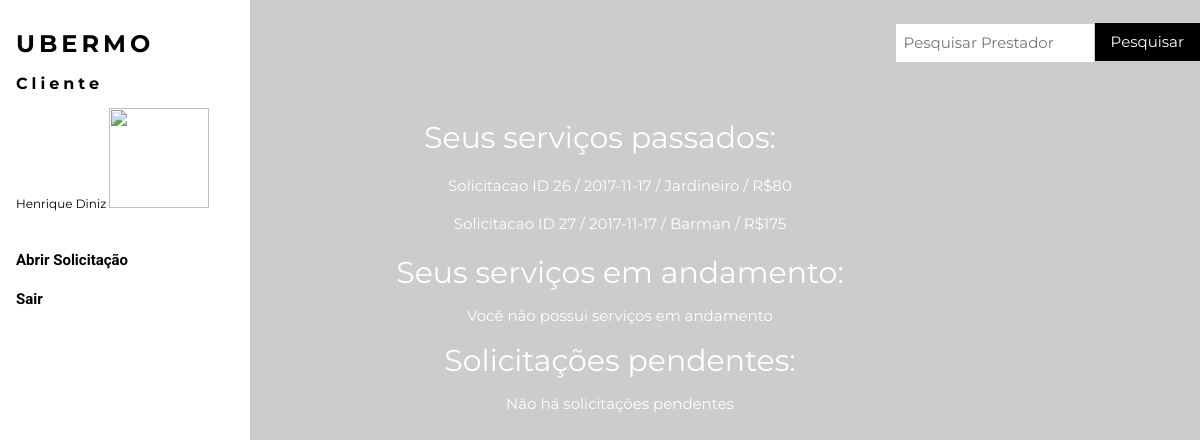
The app's page /upload.php (signed in) with its own data.
### tables this page shows
CREATE TABLE IF NOT EXISTS `solicitacao` (
  `idsolicitacao` int(11) NOT NULL AUTO_INCREMENT,
  `idcliente` int(11) NOT NULL,
  `nomeservico` varchar(100) NOT NULL,
  `idprestador` int(11) NOT NULL,
  `endereco` int(11) NOT NULL,
  `valor` float NOT NULL,
  `notaprocliente` int(11) NOT NULL,
  `notaproprestador` int(11) NOT NULL,
  `comcliente` varchar(100) NOT NULL,
  `comprestador` varchar(100) NOT NULL,
  `efetuado` tinyint(1) NOT NULL,
  `dataAMD` date NOT NULL,
  PRIMARY KEY (`idsolicitacao`),
  KEY `idcliente_solicitacao` (`idcliente`),
  KEY `nomeservico_solicitacao` (`nomeservico`),
  KEY `idprestador_solicitacao` (`idprestador`),
  KEY `endereco_solicitacao` (`endereco`)
);

### upload.php (the view, shortened to what this page needs)
<?php
	if(!isset($_SESSION["email"]) || !isset($_SESSION["senha"]) ){
		header("Location: index.php");
		exit;
	}
	else{
		$idpessoa = $_SESSION['idpessoa'];
		$categoria= $_SESSION['categoria'];
		$foto = $_SESSION['foto'];
	}
	include("config.php");
	$conexao = mysqli_connect($host, $user, $senha, $banco) or die(mysqli_error());
	mysqli_select_db($conexao, $banco);
	if($categoria == 1)
		$query = sprintf("SELECT * FROM solicitacao WHERE efetuado='1' and idprestador = '$idpessoa'");
	else
		$query = sprintf("SELECT * FROM solicitacao WHERE efetuado='1' and idcliente = '$idpessoa'");
	$dados = mysqli_query($conexao, $query) or die(mysql_error());
	$linha = mysqli_fetch_assoc($dados);
	$total = mysqli_num_rows($dados);
	if($categoria == 1)
		$querysolicitacao = sprintf("SELECT * FROM solicitacao WHERE efetuado='2'");
	else
		$querysolicitacao = sprintf("SELECT * FROM solicitacao WHERE efetuado='2' and idcliente = '$idpessoa'");
	$dadossolicitacao = mysqli_query($conexao, $querysolicitacao) or die(mysql_error());
	$linhasolicitacao = mysqli_fetch_assoc($dadossolicitacao);
	$totalsolicitacao = mysqli_num_rows($dadossolicitacao);
	if($categoria == 1)
		$querysolicitacaoatendida = sprintf("SELECT * FROM solicitacao WHERE efetuado='0' and idprestador = '$idpessoa'");
	else
		$querysolicitacaoatendida = sprintf("SELECT * FROM solicitacao WHERE efetuado='0' and idcliente = '$idpessoa'");
	$dadossolicitacaoatendida = mysqli_query($conexao, $querysolicitacaoatendida) or die(mysql_error());
	$linhasolicitacaoatendida = mysqli_fetch_assoc($dadossolicitacaoatendida);
	$totalsolicitacaoatendida = mysqli_num_rows($dadossolicitacaoatendida);
?>
<html>
	<head>
</head>
<link rel="stylesheet" href="style.css">
<link rel="stylesheet" href="https://cdnjs.cloudflare.com/ajax/libs/font-awesome/4.7.0/css/font-awesome.min.css">
<body>
	<center>
		<br>
		<form method="post" action="PesquisaPrestador.php">
			<input class="w3-bar-item w3-button w3-hide-small w3-right w3-hover-white w3-black" type="submit" name="pesquisa" value="Pesquisar"/>
			<input class="w3-input w3-right w3-border" style="width:200px" type="text" placeholder="Pesquisar Prestador" name="prestadorname"/>
		</form>
	</center>
	<nav class="w3-sidebar w3-bar-block w3-white w3-collapse w3-top" style="z-index:3;width:250px" id="mySidebar">
		<div class="w3-container w3-display-container w3-padding-16">
		<h3 class="w3-wide" style="color: black"><b>UBERMO</b></h3>
		<h6 class='w3-wide' style="color: black"><b>
			<?php
				if($categoria == 1)
					{ echo "Prestador";}
				else if($categoria == 0)
					echo "Cliente";
			?>
		</b></h6>
		<p style="font-size: 12px">
			<?php
				echo $_SESSION['nome'];
			?>
			<img src="upload/<?php echo $foto; ?>" width="100" height="100"/>
		</p>
		</div>
		<div  style="font-weight:bold">
			<?php if($categoria == 0 ) { ?>
			<a href="AbrirSolicitacao.php" class="w3-bar-item w3-button">Abrir Solicitação</a>
			<?php } else if($categoria == 1 ) { ?>
			<a href="TodasSolicitacoes.php" class="w3-bar-item w3-button">Consultar Solicitações</a>
			<?php } ?>
			<a href="logout.php" class="w3-bar-item w3-button">Sair</a>
		</div>
	</nav>
	<center><br><br><br><h2>Seus serviços passados: </h2></center>
	<ul>
<?php
	if($total > 0) {
		do {
?>
			<center><p>Solicitacao ID <?=$linha['idsolicitacao']?> / <?=$linha['dataAMD']?> / <?=$linha['nomeservico']?> / R$<?=$linha['valor']?> </p></center>
<?php
		}while($linha = mysqli_fetch_assoc($dados));
	}
	else {
		?><center>Você não possui serviços passados </center>
	<?php } ?>
<center><h2>Seus serviços em andamento: </h2></center>	<?php
	if($totalsolicitacaoatendida > 0) {
		do {
?>			<form method="post" action="ServicoConcluido.php">
			<center><p>Solicitacao ID <?=$linhasolicitacaoatendida['idsolicitacao']?> / <?=$linhasolicitacaoatendida['dataAMD']?> / <?=$linhasolicitacaoatendida['nomeservico']?> / R$<?=$linhasolicitacaoatendida['valor']?>
			<input type="hidden" name="idConcluido" value="<?php echo $linhasolicitacaoatendida['idsolicitacao']?>">
			<input type="submit" name="servConcluido" value="Serviço Concluído"/></p></center></form>
<?php
		}while($linhasolicitacaoatendida = mysqli_fetch_assoc($dadossolicitacaoatendida));
	}
	else {
		?><center>Você não possui serviços em andamento </center>
	<?php } ?>
<center><h2>Solicitações pendentes: </h2></center>	<?php
	if($categoria == 1)	{
		if($totalsolicitacao > 0) {
			do {
	?>			<form method="post" action="atendesolicitacao.php">
				<center><p> Solicitacao <?=$linhasolicitacao['idsolicitacao']?> <input type="hidden" name="idsolicitacao" value="<?php echo $linhasolicitacao['idsolicitacao']?>">
				 / <?=$linhasolicitacao['nomeservico']?> <input type="hidden" name="nomeservico" value="<?php echo $linhasolicitacao['nomeservico']?>">
				 / R$<?=$linhasolicitacao['valor']?> <input type="hidden" name="valor" value="<?php echo $linhasolicitacao['valor']?>">
				 / <?=$linhasolicitacao['dataAMD']?> <input type="hidden" name="dataAMD" value="<?php echo $linhasolicitacao['dataAMD']?>">
				  <input type="submit" name="atende" value="Atender solicitação"/></p></center></form>
	<?php
			}while($linhasolicitacao = mysqli_fetch_assoc($dadossolicitacao));
		}
		else { ?>
			<center>Não há solicitações pendentes </center><br>	<?php
		}
	}
	else {
		if($totalsolicitacao > 0) {
			do {
	?>	<center><p> Solicitacao ID <?=$linhasolicitacao['idsolicitacao']?> / <?=$linhasolicitacao['nomeservico']?> / R$<?=$linhasolicitacao['valor']?> / <?=$linhasolicitacao['dataAMD']?></p></center>
	<?php
			}while($linhasolicitacao = mysqli_fetch_assoc($dadossolicitacao));
		}
		else {
			?><center>Não há solicitações pendentes </center><br>	<?php
		}
	}
?>
</body>
</html>

### style.css (style rules this page uses)
html { box-sizing:border-box }
*,*:before,*:after { box-sizing:inherit }
html { -ms-text-size-adjust:100%;-webkit-text-size-adjust:100% }
body { margin:0 }
article,aside,details,figcaption,figure,footer,header,main,menu,nav,section,summary { display:block }
a { background-color:transparent;-webkit-text-decoration-skip:objects }
img { border-style:none }
button,input,select,textarea { font:inherit;margin:0 }
button,input { overflow:visible }
button,html [type=button],[type=reset],[type=submit] { -webkit-appearance:button }
html,body { font-family:Verdana,sans-serif;font-size:15px;line-height:1.5 }
html { overflow-x:hidden }
h2 { font-size:30px }
h3 { font-size:24px }
h6 { font-size:16px }
h1,h2,h3,h4,h5,h6 { font-family:"Segoe UI",Arial,sans-serif;font-weight:400;margin:10px 0 }
.w3-wide { letter-spacing:4px }
img { margin-bottom:-5px }
a { color:inherit }
.w3-btn,.w3-button { border:none;display:inline-block;outline:0;padding:8px 16px;vertical-align:middle;overflow:hidden;text-decoration:none;color:inherit;background-color:inherit;text-align:center;cursor:pointer;white-space:nowrap }
.w3-btn,.w3-button { -webkit-touch-callout:none;-webkit-user-select:none;-khtml-user-select:none;-moz-user-select:none;-ms-user-select:none;user-select:none }
.w3-tooltip,.w3-display-container { position:relative }
.w3-input { padding:8px;display:block;border:none;border-bottom:1px solid #ccc;width:100% }
.w3-sidebar { height:100%;width:200px;background-color:#fff;position:fixed!important;z-index:1;overflow:auto }
.w3-bar-block .w3-bar-item { width:100%;display:block;padding:8px 16px;text-align:left;border:none;outline:none;white-space:normal;float:none }
.w3-container:after,.w3-container:before,.w3-panel:after,.w3-panel:before,.w3-row:after,.w3-row:before,.w3-row-padding:after,.w3-row-padding:before, .w3-cell-row:before,.w3-cell-row:after,.w3-clear:after,.w3-clear:before,.w3-bar:before,.w3-bar:after { content:"";display:table;clear:both }
@media (min-width:993px) { .w3-sidebar.w3-collapse { display:block!important } }
.w3-top,.w3-bottom { position:fixed;width:100%;z-index:1 }
.w3-top { top:0 }
.w3-container,.w3-panel { padding:0.01em 16px }
.w3-border { border:1px solid #ccc!important }
.w3-padding-16 { padding-top:16px!important;padding-bottom:16px!important }
.w3-right { float:right!important }
.w3-white,.w3-hover-white:hover { color:#000!important;background-color:#fff!important }
.w3-black,.w3-hover-black:hover { color:#fff!important;background-color:#000!important }

### upload.php (style rules this page uses)
.w3-sidebar a { font-family: "Roboto", sans-serif }
body,h1,h2,h3,h4,h5,h6,.w3-wide { font-family: "Montserrat", sans-serif; color: white; }
body { background-image: url("blue-slate.jpg"); background-color: #cccccc; }

### records on screen
solicitacao: idsolicitacao "26", dataAMD "2017-11-17", nomeservico "Jardineiro", valor "80"
solicitacao: idsolicitacao "27", dataAMD "2017-11-17", nomeservico "Barman", valor "175"

### other values on screen
$_SESSION['nome'] "Henrique Diniz"
